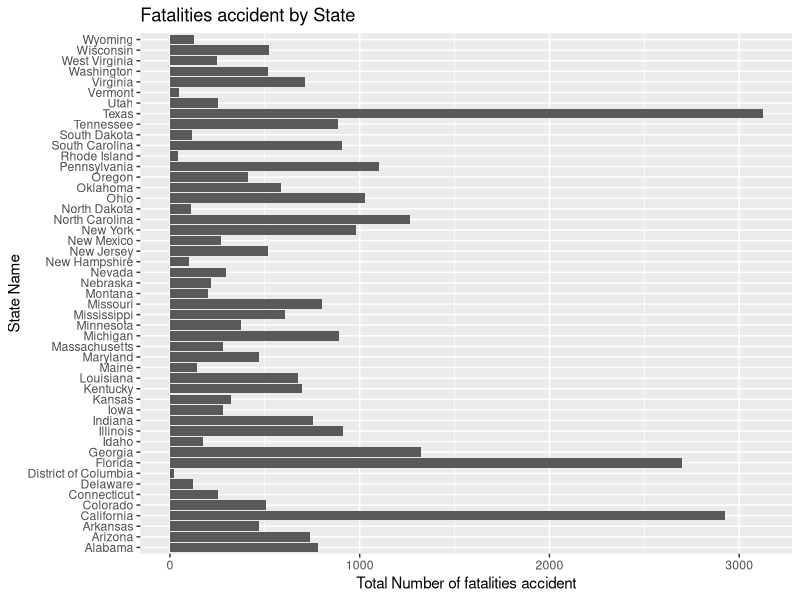

This chart was generated by the following R code:
## ---- chunk 1
library(dplyr)
county = read.csv('us_county.csv') #Received from prof. D Ficklin from geology department
fatalities = read.csv('final_data.csv')
county = county %>% select(STATE_NAME,STATE_FIPS)
county = county[!duplicated(county$STATE_NAME),]
fatalities = merge(fatalities,county,by.x = "OBJECT_ID",by.y = "STATE_FIPS",all.x =FALSE)
## ---- chunk 2
library(ggplot2)
ggplot(fatalities) + aes(x = STATE_NAME) + geom_bar(stat = 'count') + coord_flip() + ylab("Total Number of fatalities accident") + xlab("State Name") + ggtitle("Fatalities accident by State")
## ---- chunk 3

